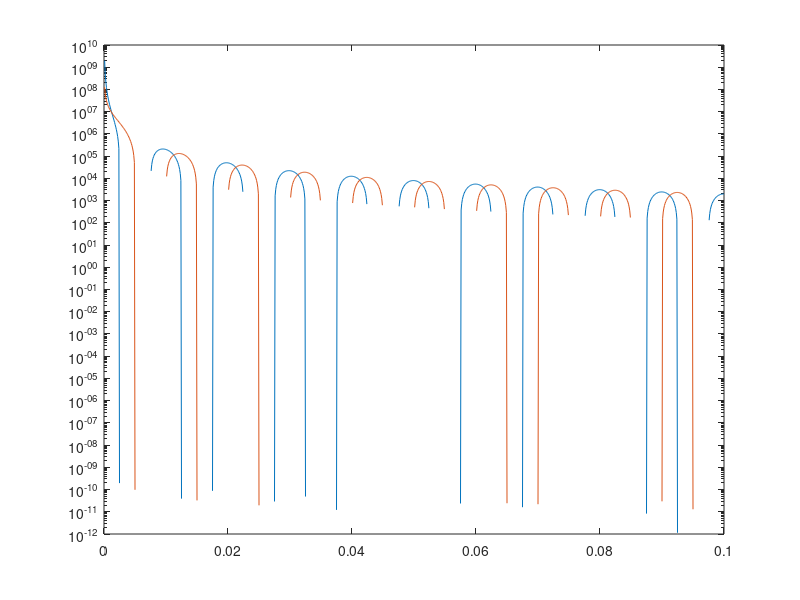

MATLAB code for this plot:
% pathloss visualisation

clc
clear
close all
PT=10;
Gt=5;
Gr=5;
dist=0:0.0001:0.1;
h=(randn+1j*randn)./sqrt(2);
PR=(PT*Gt*Gr)./(4*pi*dist.^2);
% semilogy(dist,PR)
t=0:0.01:1;
% figure
freq=30e9;
for ii=1:length(PR)
Siner(ii)=PR(ii).*exp(1j*2*pi.*(dist(ii)/3e8).*freq);
% plot(dist,Siner(ii,:))
% hold on
end
semilogy(dist,real(Siner))
hold on
semilogy(dist,imag(Siner))

